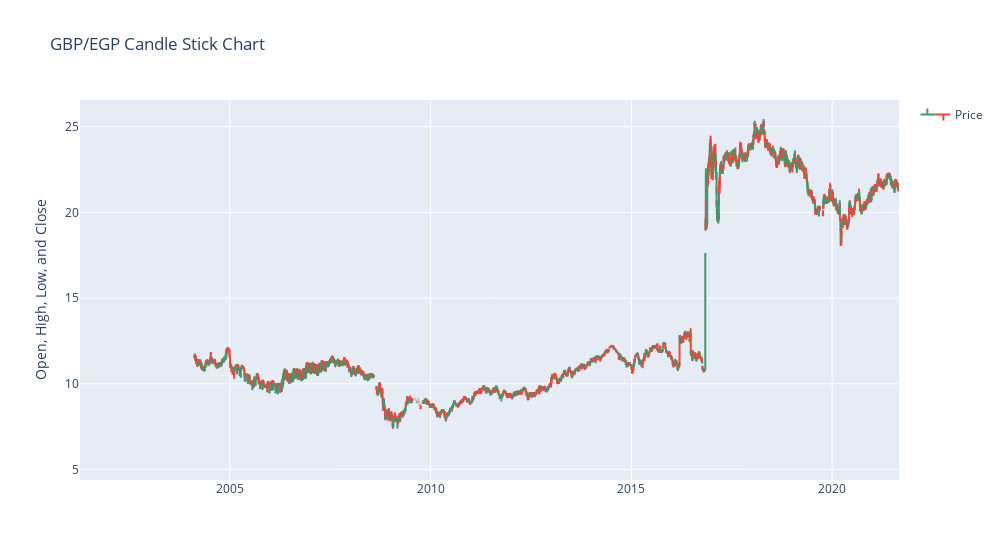
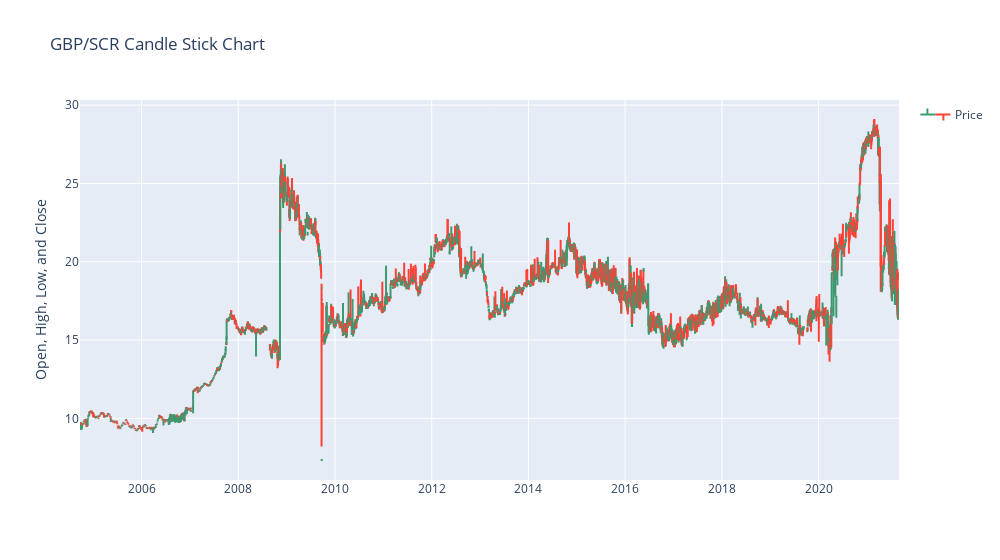
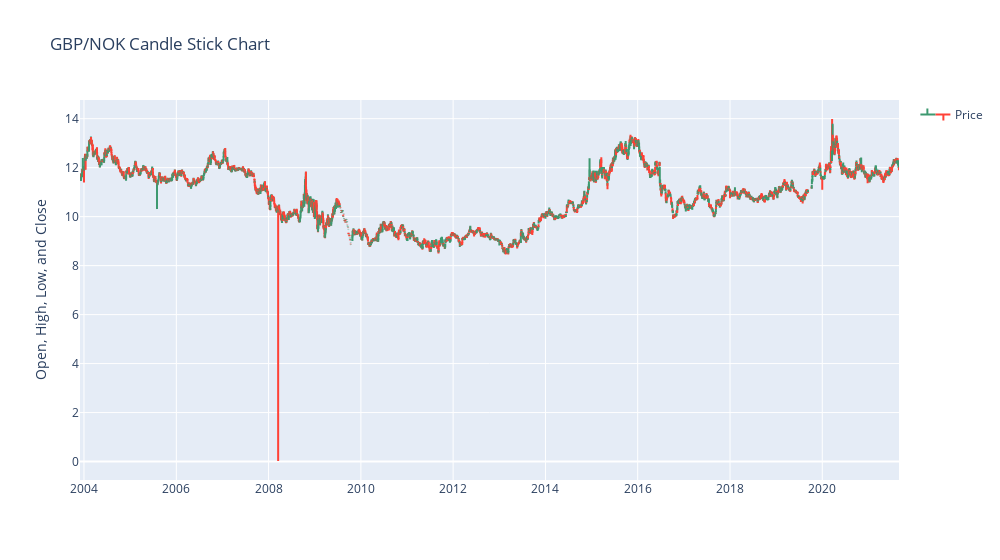

The notebook cell saved with these charts, in order:
### Markdown cell above
#### Data Visualization to show the open, high, low and close values in the dataset

### Code cell
mfn.plot_viz('GBP', ohlc=True,end=3)

### Figure 1 — Plotly figure (JSON) as saved in the notebook; plotly's stock layout.template omitted (floating-point values rounded to 4 significant figures; data arrays with more than 128 entries replaced by an {"elided": "..."} marker saying what was removed)
{"data": [{"close": {"elided": "4536 float values"}, "high": {"elided": "4536 float values"}, "low": {"elided": "4536 float values"}, "name": "Price", "open": {"elided": "4536 float values"}, "showlegend": true, "type": "ohlc", "x": {"elided": "4536 str values"}}], "layout": {"title": {"text": "GBP/EGP Candle Stick Chart"}, "width": 1000, "xaxis": {"rangeslider": {"visible": false}}, "yaxis": {"title": {"text": "Open, High, Low, and Close"}}}}

### Figure 2 — Plotly figure (JSON) as saved in the notebook; plotly's stock layout.template omitted (floating-point values rounded to 4 significant figures; data arrays with more than 128 entries replaced by an {"elided": "..."} marker saying what was removed)
{"data": [{"close": {"elided": "4359 float values"}, "high": {"elided": "4359 float values"}, "low": {"elided": "4359 float values"}, "name": "Price", "open": {"elided": "4359 float values"}, "showlegend": true, "type": "ohlc", "x": {"elided": "4359 str values"}}], "layout": {"title": {"text": "GBP/SCR Candle Stick Chart"}, "width": 1000, "xaxis": {"rangeslider": {"visible": false}}, "yaxis": {"title": {"text": "Open, High, Low, and Close"}}}}

### Figure 3 — Plotly figure (JSON) as saved in the notebook; plotly's stock layout.template omitted (floating-point values rounded to 4 significant figures; data arrays with more than 128 entries replaced by an {"elided": "..."} marker saying what was removed)
{"data": [{"close": {"elided": "4598 float values"}, "high": {"elided": "4598 float values"}, "low": {"elided": "4598 float values"}, "name": "Price", "open": {"elided": "4598 float values"}, "showlegend": true, "type": "ohlc", "x": {"elided": "4598 str values"}}], "layout": {"title": {"text": "GBP/NOK Candle Stick Chart"}, "width": 1000, "xaxis": {"rangeslider": {"visible": false}}, "yaxis": {"title": {"text": "Open, High, Low, and Close"}}}}
